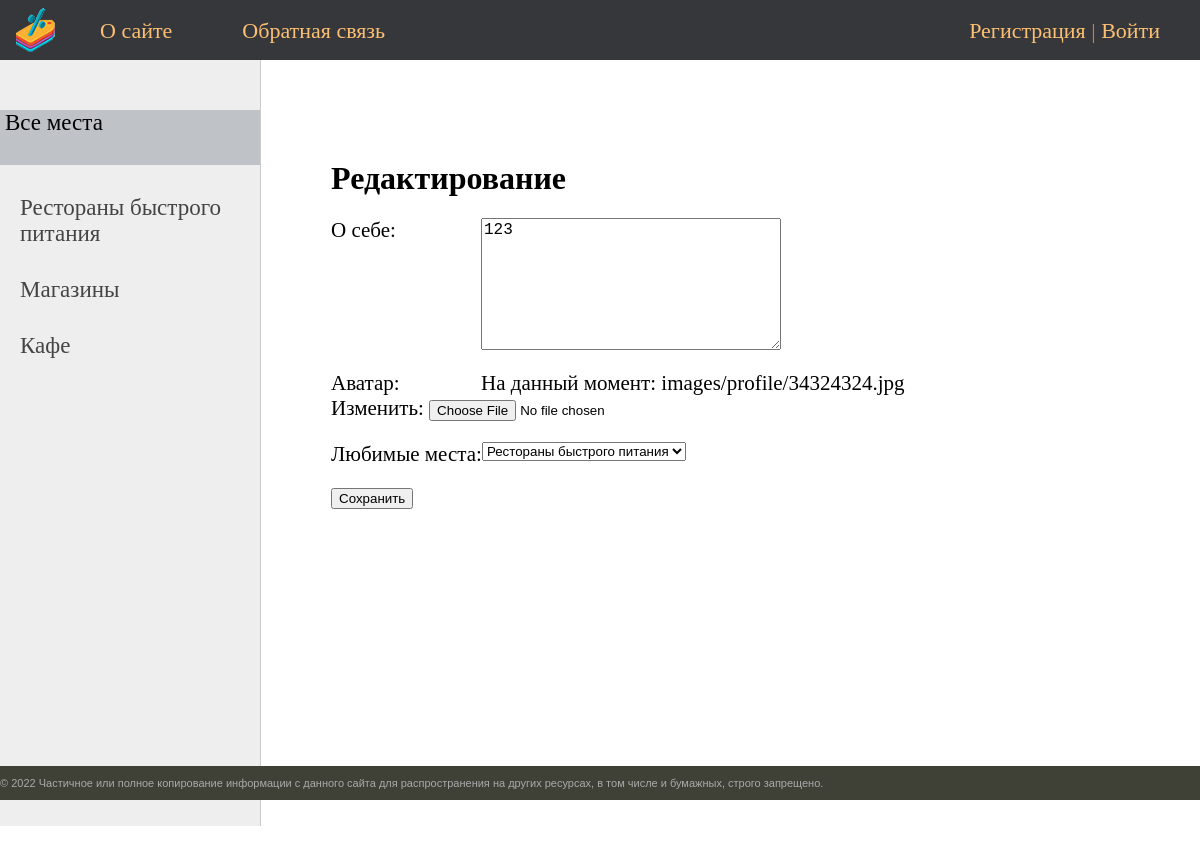
The app's page /user_profile/4/edit with its own data.
### sales/models.py (models this page shows, shortened)
class Category(models.Model):
    name = models.CharField(max_length=100, db_index=True)
    slug = models.SlugField(max_length=255, unique=True, db_index=True, verbose_name='URL')
    def __str__(self):
        return self.name
    def get_absolute_url(self):
        return reverse('category', kwargs={'cat_slug': self.slug})
    class Meta:
        verbose_name = 'Места'
        verbose_name_plural = 'Места'

class Profile(AbstractBaseUser, PermissionsMixin):
    user = models.CharField(max_length=30, unique=True)
    email = models.CharField(max_length=255)
    bio = models.TextField(null=True, blank=True)
    avatar = models.ImageField(null=True, blank=True, upload_to='images/profile/')
    prefer_category = models.ForeignKey('Category', on_delete=models.PROTECT, verbose_name='Приоритет мест')
    USERNAME_FIELD = 'user'
    is_staff = models.BooleanField(
        default=False)  # reassignment of the standart django user model for mixing admin and creating users
    is_superuser = models.BooleanField(default=False)
    objects = UserManager()

### sales/views.py (the view, shortened to what this page needs)
# urls.py: path('user_profile/<int:pk>/edit', EditProfile.as_view(), name='edit_profile')  # editing profiles via pk
class EditProfile(DataMixin, UpdateView):
    model = Profile
    form_class = ProfileFormEdit
    template_name = 'sales/edit_profile.html'
    def get_context_data(self, *, object_list=None, **kwargs):
        context = super().get_context_data(**kwargs)
        c_def = self.get_user_context(title='Редактирование')
        return dict(list(context.items()) + list(c_def.items()))

### sales/forms.py
class ProfileFormEdit(forms.ModelForm):
    bio = forms.CharField(label='О себе', widget=forms.Textarea(attrs={'class': 'form-input', 'rows': 7}))
    prefer_category = forms.ModelChoiceField(label='Любимые места', widget=forms.Select,
                                             queryset=Category.objects.all())  # choice prefer category in profile
    avatar = forms.ImageField(label='Аватар')
    class Meta:
        model = Profile
        fields = ('bio', 'avatar', 'prefer_category')  # form display order

### sales/templatetags/poorsales_tags.py (called while the page is built)
@register.inclusion_tag('sales/list_categories.html')
def show_categories(sort=None, cat_selected=0):
    if not sort:
        cats = Category.objects.all()
    else:
        cats = Category.objects.order_by(sort)
    return {"cats": cats, 'cat_selected': cat_selected}

### sales/utils.py (called while the page is built)
    def get_user_context(self, **kwargs):
        context = kwargs
        cats = Category.objects.all()
        user_menu = menu.copy()
        if not self.request.user.is_authenticated:  # dont displaying add_sale in user dont login
            user_menu.pop(1)
        context['menu'] = user_menu
        context['cats'] = cats
        if 'cat_selected' not in context:
            context['cat_selected'] = 0
        return context

### sales/templates/sales/edit_profile.html (shortened to what this page needs)
{% extends 'sales/base.html' %}
{% block content %}
<html>
<head>
    <h1>{{title}}</h1>
</head>
<body>
    <form method="post" enctype="multipart/form-data">
{% for f in form %}
    <p><label class="form-label" for="{{ f.id_for_label }}">{{f.label}}: </label>{{ f }}</p>
    {% endfor %}
    <button type="submit">Сохранить</button>
</body>
{% endblock content %}

### sales/templates/sales/list_categories.html
		{% for c in cats %}
			{% if c.pk == cat_selected %}
			<li class="selected">{{c.name}}</li>
			{% else %}
			<li><a href="{{ c.get_absolute_url }}">{{c.name}}</a></li>
			{% endif %}
		{% endfor %}

### sales/static/sales/css/styles.css (style rules this page uses)
html, body { font-family: 'Franklin Gothic'; margin: 0; padding: 0; height: 100%; width: 100%; color: #444; }
a { color: #000000; text-decoration: none; }
.left-chapters ul li { margin: 30px 0 0 0; color: #999; }
.left-chapters ul li a { color: #444; text-decoration: none; }
.content-text h1 { font-size: 32px; }
.form-input { width: 300px; font-size: 16px; }
.form-label { display: inline-block; min-width: 150px; vertical-align: top; }

### records on screen
Category: name "Рестораны быстрого питания"
Category: name "Магазины"
Category: name "Кафе"
Profile: form "123" "Рестораны быстрого питания"

### other values on screen
{{ m.title }} "О сайте" "Обратная связь"
{{ title }} "Редактирование"
{{ f.label }} "О себе" "Аватар" "Любимые места"
